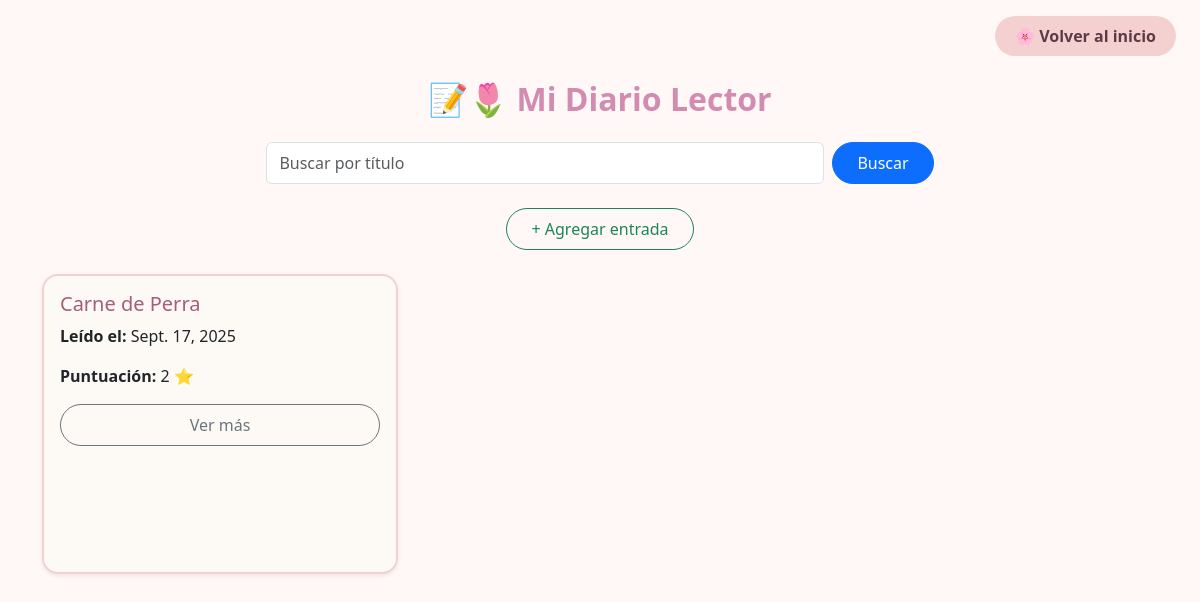
The app's page /diario/ (signed in), older data.
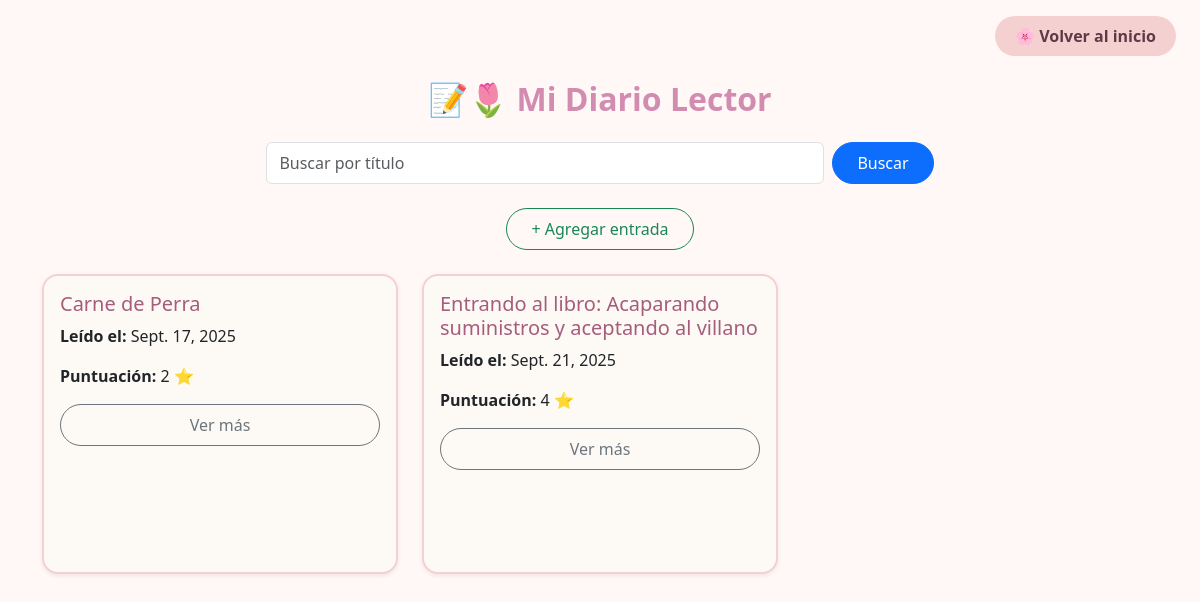
The same page, newer data.
### biblioteca/models.py (models this page shows, shortened)
class DiarioLector(models.Model):
    usuario = models.ForeignKey(User, on_delete=models.CASCADE) # Usuario dueño del diario
    libro_leido = models.ForeignKey(LibroLeido, on_delete=models.CASCADE) # Libro al que pertenece la entrada
    fecha = models.DateField(auto_now_add=True) # Fecha de la entrada (se asigna automáticamente al crear)
    puntuacion = models.IntegerField(default=0) #Puntuación del libro de 0 a 5
    frase_iconica = models.TextField(blank=True) # Frase memorable o cita del libro
    punto_clave = models.TextField(blank=True) # Momento o idea central del libro
    nota_personal = models.TextField(blank=True) # Reflexión o comentario personal sobre la lectura

class LibroLeido(models.Model):
    usuario = models.ForeignKey(User, on_delete=models.CASCADE) # Usuario que leyó el libro
    titulo = models.CharField(max_length=200, default="Sin título")  # Título personalizado (editable)
    autor = models.CharField(max_length=100, default="Desconocido")  # Autor del libro
    categoria = models.ManyToManyField(Categoria, blank=True)  # Categorías asociadas
    resumen = models.TextField() # Breve descripción del contenido o experiencia lectora
    estado = models.CharField(max_length=20, choices=ESTADO_LIBRO) # Estado de lectura
    fecha_inicio = models.DateField(null=True, blank=True) # Fecha en que se comenzó el libro
    fecha_fin = models.DateField(null=True, blank=True) # Fecha en que se terminó el libro
    pdf = models.FileField(upload_to='libros/', null=True, blank=True) # Archivo PDF del libro (opcional)
    link = models.URLField(blank=True, null=True) # Enlace al libro en línea (opcional)

### biblioteca/views.py (the view)
# urls.py: path('diario/', views.diario_lector, name='diario_lector'), # Diario lector (notas, frases y reflexiones personales)
@login_required
def diario_lector(request):
    query = request.GET.get('q')
    diarios = DiarioLector.objects.filter(usuario=request.user)
    if query:
        diarios = diarios.filter(
            Q(libro_leido__titulo__icontains=query) |
            Q(libro_leido__autor__icontains=query)
        )
    return render(request, 'biblioteca/diario_lector.html', {'diarios': diarios})

### templates/biblioteca/diario_lector.html (shortened to what this page needs)
{% load static %}
<!DOCTYPE html>
<html lang="es">
<head>
    <link rel="stylesheet" href="https://cdn.jsdelivr.net/npm/bootstrap@5.3.0/dist/css/bootstrap.min.css">
    <link rel="stylesheet" href="{% static 'css/diario.css' %}">
</head>
<body class="bg-light-pink">
<div class="d-flex justify-content-end me-4 mt-3">
  <a href="{% url 'inicio' %}" class="btn btn-outline-primary rounded-pill cozy-btn">🌸 Volver al inicio</a>
</div>
<div class="container my-4">
    <h2 class="text-center mb-4 title-cozy">📝🌷 Mi Diario Lector</h2>
    <form class="d-flex mb-4 justify-content-center" method="get">
        <input class="form-control me-2 w-50" type="search" name="q" placeholder="Buscar por título" aria-label="Buscar">
        <button class="btn btn-primary rounded-pill px-4 py-2" type="submit">Buscar</button>
    </form>
    <div class="text-center mb-4">
        <a href="{% url 'agregar_entrada' %}" class="btn btn-outline-success rounded-pill px-4 py-2">+ Agregar entrada</a>
    </div>
    <div class="row">
        {% for entrada in diarios %}
        <div class="col-md-4 mb-4">
            <div class="card h-100 shadow-sm equal-card cozy-card">
                <div class="card-body d-flex flex-column">
                    <h5 class="card-title text-cozy">{{ entrada.libro_leido.titulo }}</h5>
                    <p class="card-text"><strong>Leído el:</strong> {{ entrada.libro_leido.fecha_fin }}</p>
                    <p class="card-text"><strong>Puntuación:</strong> {{ entrada.puntuacion }} ⭐</p>
                    <button type="button"
                            class="btn btn-outline-secondary rounded-pill px-4 py-2"
                            data-bs-toggle="modal"
                            data-bs-target="#modalEntrada{{ entrada.id }}">
                        Ver más
                    </button>
                </div>
            </div>
        </div>
        {% empty %}
        <p class="text-center text-muted">No hay entradas aún.</p>
        {% endfor %}
    </div>
</div>
</body>
</html>

Row changes from the older to the newer data that the page shows:
added DiarioLector: libro_leido.titulo "Entrando al libro: Acaparando suministros y aceptando al villano", libro_leido.fecha_fin "Sept. 21, 2025", puntuacion "4"
